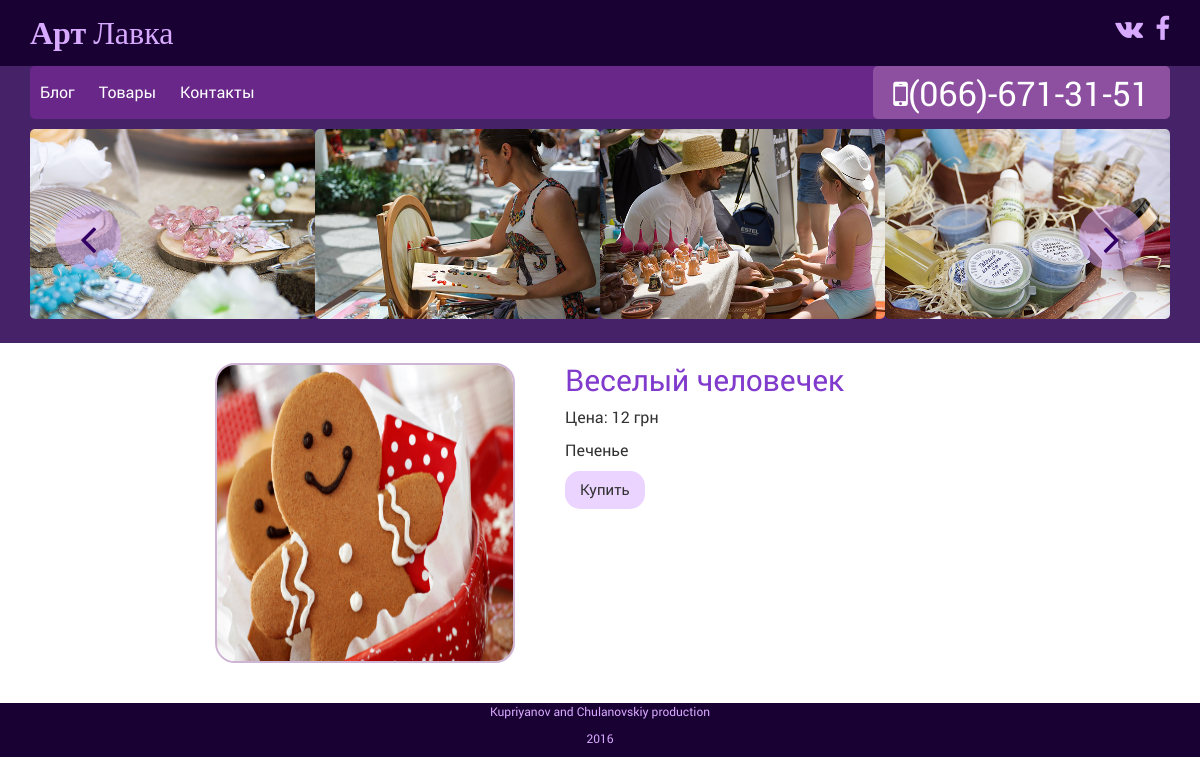
Page /store/5/ on the earlier database version.
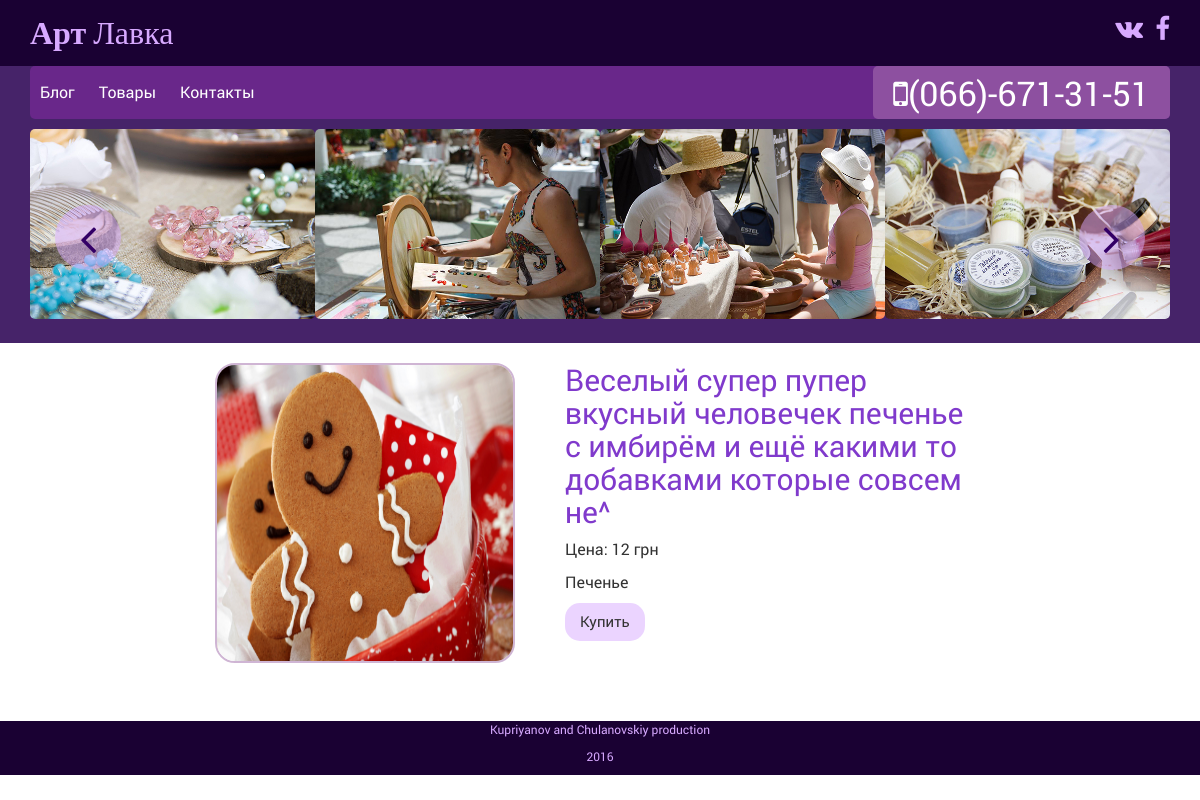
Same page on the later database version.
### wood/models.py (models this page shows, shortened)
class Product(models.Model):
    name = models.CharField(max_length=100)
    image = models.ImageField(upload_to='img/shop/', default=None)
    description = models.TextField()
    price = models.PositiveIntegerField()
    category = models.ForeignKey('Category', on_delete=models.CASCADE, null=True)

### wood/views.py (the view)
# urls.py: url(r'^store/(?P<product_id>[0-9]+)/$', views.store_item, name='store_item'),
def store_item(request, product_id):
    get_product = Product.objects.get(id=product_id)
    purchase_form = PurchaseForm
    content = {'product': get_product, 'form': purchase_form}
    return render(request, 'wood/store_item.html', content)

### wood/templates/wood/store_item.html (shortened to what this page needs)
{% extends 'wood/base.html' %}
{% block content %}
    <div class="col-md-8 col-md-offset-2">
        <div class="store_item">
            <img src="{{ product.image.url }}" alt="{{ product.name }}">
            <h2>{{ product.name }}</h2>
            <p>Цена: {{ product.price }} грн</p>
            <p>{{ product.description }}</p>
            <button class="button" data-toggle="modal" data-target="#buy">
                Купить
            </button>
        </div>
    </div>
{% endblock %}

Differences in the rows shown:
changed Product "Печенье": name "Веселый человечек" → "Веселый супер пупер вкусный человечек печенье с имбирём и ещё какими то добавками которые совсем не^"
